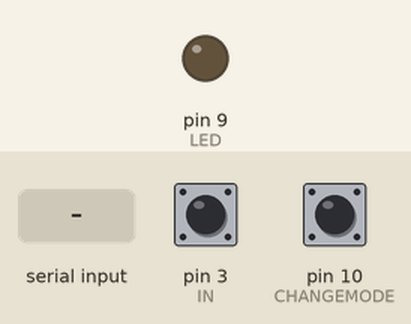
This sketch was run on a simulated Arduino Uno, built with avr-gcc and run on an emulated ATmega328P. Parts: output pins drawn as LEDs (lit = HIGH). The test bench sets the inputs (shaded band); at power-on: pin 3 (IN) HIGH, pin 10 (CHANGEMODE) HIGH.

Above: at 1.2 s.
1.3 s: "1" received over Serial
At 2.1 s:
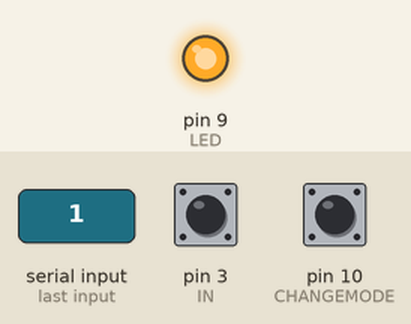
5.9 s: "0" received over Serial
At 6.3 s:
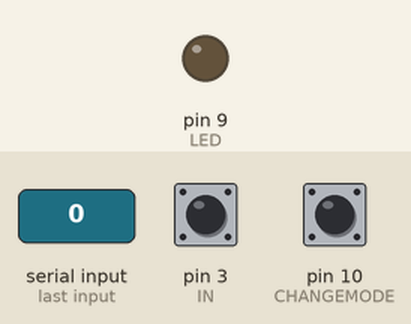
Timing chart, 0 to 8.4 s (numbered marks = the images above; inputs shaded):
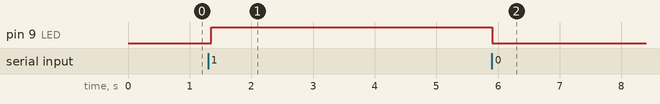

The sketch:

button_read.ino
```cpp
#define IN 3
#define LED 9
#define CHANGEMODE 10

void setup() {
  // put your setup code here, to run once:
  pinMode(IN, INPUT);
  pinMode(CHANGEMODE, INPUT);
  pinMode(LED, OUTPUT);
  Serial.begin(9600);
}

void loop() {
  // put your main code here, to run repeatedly:
  int stat = digitalRead(IN);
  int changeStat = digitalRead(CHANGEMODE);
  int readSerial = 0;
  static int old_stat = LOW;
  static int old_changeStat = LOW;

  if (Serial.available() > 0) {
    readSerial = Serial.read();

    if (readSerial == '1') {
      digitalWrite(LED, HIGH);
    } else {
      digitalWrite(LED, LOW);
    }
  }

  if (stat == LOW && old_stat == HIGH) {
    Serial.println("in");
  }

  if (changeStat == LOW && old_changeStat == HIGH) {
    Serial.println("change");
  }

  old_stat = stat;
  old_changeStat = changeStat;

  delay(50);
}
```

Measured:
- after the input at 1.3 s, pin 9 (LED): LOW → HIGH after 0.05 s
- after the input at 5.9 s, pin 9 (LED): HIGH → LOW at once
